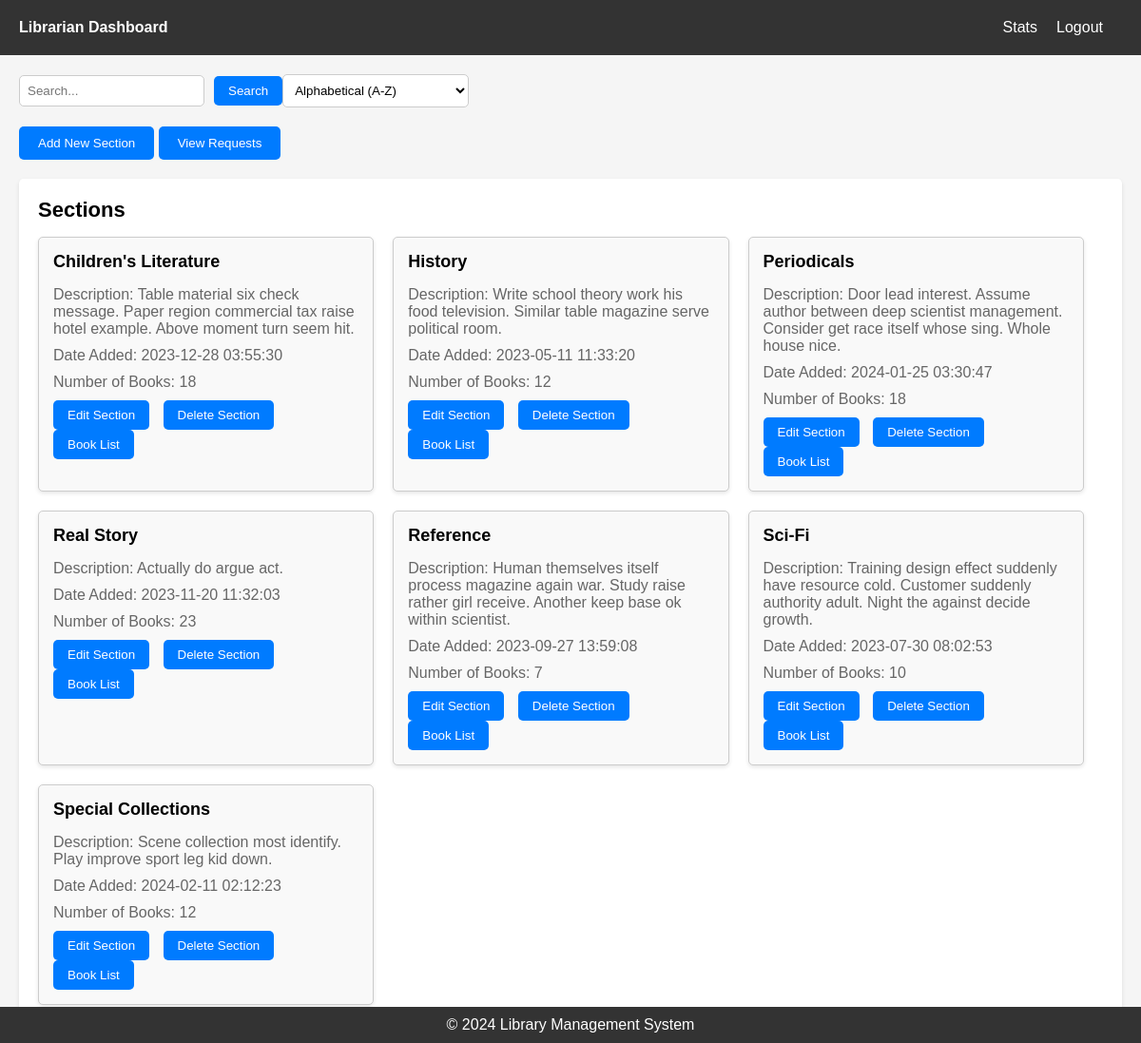
Screenshot of /librarian/dashboard (signed in) with the database file from the repository.
### application/models.py (models this page shows, shortened)
class Section(db.Model):
    id = db.Column(db.Integer, primary_key=True)
    name = db.Column(db.String(100), nullable=False, unique=True)
    description = db.Column(db.Text, nullable=True)
    image = db.Column(db.String(255), nullable=True)  # Image URL or file path
    date_added = db.Column(db.DateTime, nullable=False, default=db.func.current_timestamp())
    books = relationship('Book', back_populates='section')
    @property
    def book_count(self):
        return len(self.books)

### application/routes.py (the view)
@app.route('/librarian/dashboard')
@login_required
def librarian_dashboard():
    sections = Section.query.all()  # Assuming you have a way to fetch all sections
    current_date = datetime.utcnow()  # Example for current date
    return render_template('librarian/librarian_dashboard.html', sections=sections, current_date=current_date)

### application/routes.py (called while the page is built)
@login_manager.user_loader
def load_user(user_id):
    return User.query.get(int(user_id))

### templates/librarian/librarian_dashboard.html (shortened to what this page needs)
<!DOCTYPE html>
<html lang="en">
<head>
    <link rel="stylesheet" href="{{ url_for('static', filename='librarian_dashboard.css') }}">
    <link rel ="stylesheet" href="{{ url_for('static', filename='librarian_nav.css') }}">
    <link rel ="stylesheet" href="{{ url_for('static', filename='footer.css') }}">
</head>
<body>
    <header>
        <nav>
            <ul>
                <li><a href="{{ url_for('librarian_dashboard') }}" class="dashboard-link">Librarian Dashboard</a></li>
                <li class="navbar-right"><a href="{{ url_for('logout') }}">Logout</a></li>
                <li class="navbar-right"><a href="{{ url_for('librarian_statistics') }}">Stats</a></li>
            </ul>
        </nav>
    </header>
    <main>
        <div class="search-filter">
            <input type="text" id="search-input" placeholder="Search...">
            <button id="search-button">Search</button>
            <select id="sort-filter">
                <option value="asc_alpha">Alphabetical (A-Z)</option>
            </select>
        </div>
        <button id="add-section-button" onclick="redirectToSectionAdd()">Add New Section</button>
        <button id="add-section-button" onclick="redirectToRequest()">View Requests</button>
        <section class="section-list">
            <h2>Sections</h2>
            <div class="section-container">
                {% for section in sections %}
                    <div class="section">
                        <div class="section-header">
                            <h3>{{ section.name }}</h3>
                        </div>
                        <div class="section-details">
                            <p>Description: {{ section.description }}</p>
                            <p>Date Added: {{ section.date_added }}</p>
                            <p>Number of Books: {{ section.book_count }}</p>
                        </div>
                        <div class="section-buttons">
                            <button onclick="editSection({{ section.id }})">Edit Section</button>
                            <button onclick="deleteSection({{ section.id }})">Delete Section</button>
                            <button onclick="bookList({{ section.id }})">Book List</button>
                        </div>
                    </div>
                {% endfor %}
            </div>
        </section>
    </main>
    <footer>
        <p>&copy; 2024 Library Management System</p>
    </footer>
</body>
</html>

### static/librarian_dashboard.css (style rules this page uses)
* { margin: 0; padding: 0; box-sizing: border-box; }
body { font-family: Arial, sans-serif; background-color: #f5f5f5; }
main { padding: 20px; }
.search-filter { margin-bottom: 20px; display: flex; align-items: center; }
.search-filter input[type="text"] { padding: 8px; border-radius: 5px; border: 1px solid #ccc; margin-right: 10px; }
.search-filter button { padding: 8px 15px; background-color: #007bff; color: #fff; border: none; border-radius: 5px; cursor: pointer; }
#sort-filter { padding: 8px; border-radius: 5px; border: 1px solid #ccc; background-color: #fff; cursor: pointer; }
#add-section-button { background-color: #007bff; color: #fff; border: none; padding: 10px 20px; border-radius: 5px; cursor: pointer; margin-bottom: 20px; }
.section { border: 1px solid #ccc; padding: 10px; border-radius: 5px; }
.section .section-header { display: flex; align-items: center; justify-content: space-between; margin-bottom: 10px; }
.section-details p { margin: 5px 0; }
.section-buttons button { margin-right: 5px; background-color: #007bff; color: white; border: none; padding: 5px 10px; border-radius: 4px; cursor: pointer; }
.section-list { background-color: #fff; padding: 20px; border-radius: 5px; box-shadow: 0 2px 4px rgba(0, 0, 0, 0.1); }
.section-list h2 { margin-bottom: 15px; font-size: 22px; }
.section-container { display: flex; flex-wrap: wrap; gap: 20px; }
.section { background-color: #f9f9f9; padding: 15px; border-radius: 5px; box-shadow: 0 2px 4px rgba(0, 0, 0, 0.1); width: calc(33.33% - 20px); }
.section h3 { font-size: 18px; margin-bottom: 5px; }
.section p { margin-bottom: 10px; color: #666; }
.section-buttons button { margin-right: 10px; padding: 8px 15px; background-color: #007bff; color: #fff; border: none; border-radius: 5px; cursor: pointer; }

### static/librarian_nav.css (style rules this page uses)
header { background-color: #333; color: #fff; padding: 20px; }
nav ul { list-style-type: none; margin: 0; padding: 0; }
nav ul li { display: inline; margin-right: 20px; }
nav ul li a { color: #fff; text-decoration: none; }
nav ul li a.dashboard-link { font-weight: bold; }
.navbar-right { float: right; }

### static/footer.css (style rules this page uses)
footer { background-color: #333; color: #fff; text-align: center; padding: 10px 0; position: fixed; bottom: 0; width: 100%; }
footer p { margin: 0; }

### rows the page displays
Section: name "Real Story", description "Actually do argue act.", date_added "2023-11-20 11:32:03", book_count "23"
Section: name "Reference", description "Human themselves itself process magazine again war. Study raise rather girl receive. Another keep base ok within scientist.", date_added "2023-09-27 13:59:08", book_count "7"
Section: name "Periodicals", description "Door lead interest. Assume author between deep scientist management. Consider get race itself whose sing. Whole house nice.", date_added "2024-01-25 03:30:47", book_count "18"
Section: name "Children's Literature", description "Table material six check message. Paper region commercial tax raise hotel example. Above moment turn seem hit.", date_added "2023-12-28 03:55:30", book_count "18"
Section: name "Special Collections", description "Scene collection most identify. Play improve sport leg kid down.", date_added "2024-02-11 02:12:23", book_count "12"
Section: name "Sci-Fi", description "Training design effect suddenly have resource cold. Customer suddenly authority adult. Night the against decide growth.", date_added "2023-07-30 08:02:53", book_count "10"
Section: name "History", description "Write school theory work his food television. Similar table magazine serve political room.", date_added "2023-05-11 11:33:20", book_count "12"
